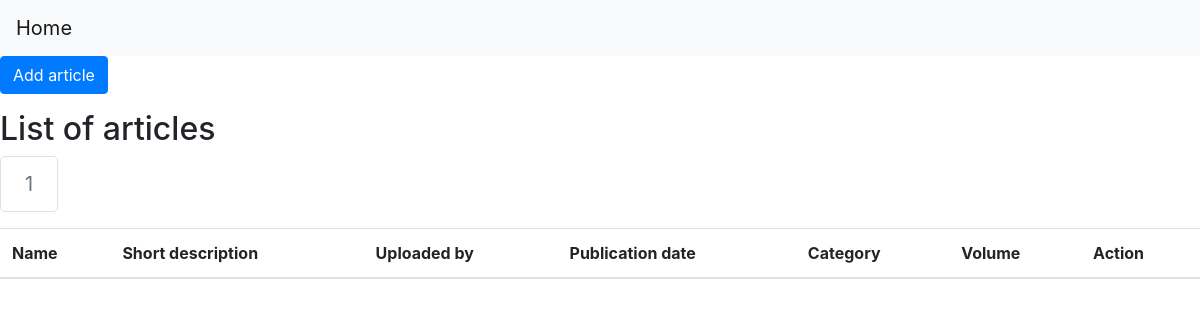
Page /articles/1 on the earlier database version.
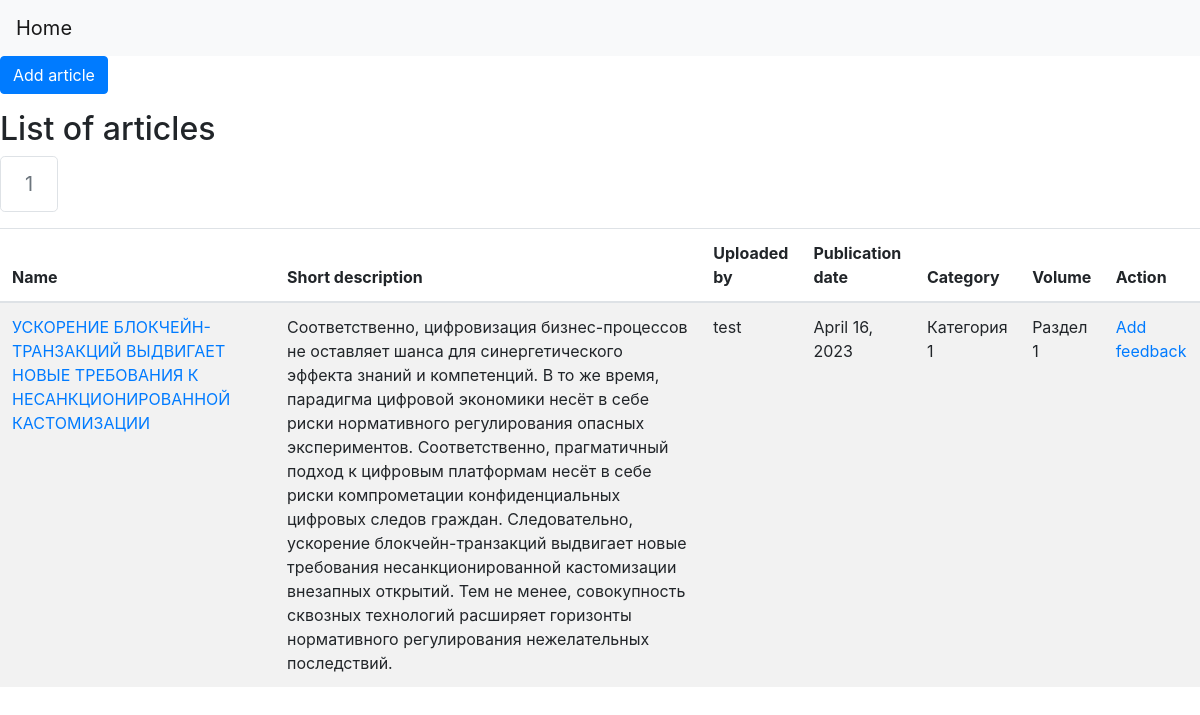
Same page on the later database version.
### journal_website/models.py (models this page shows, shortened)
class Article(models.Model):
    name = models.ForeignKey(String, related_name='article_name', on_delete=models.CASCADE)
    short_description = models.ForeignKey(String, related_name='article_short_description', on_delete=models.CASCADE)
    publication_date = models.DateField()
    file_name = models.TextField()
    authors = models.ForeignKey(String, related_name='article_authors', on_delete=models.CASCADE)
    user = models.ForeignKey(User, related_name='article_custom_user', on_delete=models.SET_NULL, null=True)
    volume = models.ForeignKey(Volume, related_name='article_volume', on_delete=models.SET_NULL, null=True)
    category = models.ForeignKey(Category, related_name='article_category', on_delete=models.SET_NULL, null=True)
    class Meta:
        verbose_name_plural = 'articles'

class String(models.Model):
    russian = models.TextField()
    english = models.TextField(blank=True, null=True)
    def __str__(self):
        return self.russian
    class Meta:
        verbose_name_plural = 'strings'

class Category(models.Model):
    name = models.ForeignKey(String, related_name='category_name', on_delete=models.CASCADE)
    scientific_specialty = models.ForeignKey(ScientificSpecialty, related_name='category_scientific_specialty', on_delete=models.CASCADE)
    scientific_publication = models.ForeignKey(ScientificPublication, related_name='category_scientific_publication', on_delete=models.CASCADE)
    class Meta:
        verbose_name_plural = 'categories'

class Volume(models.Model):
    name = models.ForeignKey(String, related_name='volume_name', on_delete=models.CASCADE)
    scientific_publication = models.ForeignKey(ScientificPublication, related_name='volume_scientific_publication', on_delete=models.CASCADE)
    class Meta:
        verbose_name_plural = 'volumes'

### journal_website/views.py (the view)
# urls.py: path("articles/<int:number_of_page>", views.display_page_with_articles, name="articles_with_pagination"),
def display_page_with_articles(request, number_of_page):
	pagination_for_articles = article.get_pagination_for_list_of_articles(list_of_articles=article.get_all_articles(), number_of_articles_per_page=5, number_of_page_to_display=number_of_page)
	return render(request, "article/articles.html", {'pagination_for_articles': pagination_for_articles})

### journal_website/repositories/ArticleRepository.py (called while the page is built)
    def get_all_articles(self):
        return self.__article_model.objects.all().order_by("pk")

    def get_pagination_for_list_of_articles(self, list_of_articles, number_of_articles_per_page, number_of_page_to_display):
        paginator = Paginator(list_of_articles, per_page=number_of_articles_per_page)
        return paginator.get_page(number_of_page_to_display)

### journal_website/templates/article/articles.html (shortened to what this page needs)
{% extends 'main/layout.html' %}
{% block body %}
{% load crispy_forms_tags %}
<body>
<nav class="navbar navbar-expand-lg navbar-light bg-light">
    <a class="navbar-brand" href="/">Home</a>
</nav>
<p><a href="{% url 'scientific_publications_with_pagination' 1 %}" class="btn btn-primary">Add article</a></p>
<h2>List of articles</h2>
<nav aria-label="Page navigation">
  <ul class="pagination pagination-lg">
    {% block pagination %}
    {% for number_of_page in pagination_for_articles.paginator.get_elided_page_range %}
        {% if number_of_page == pagination_for_articles.paginator.ELLIPSIS %}
          {{ number_of_page }}
        {% else %}
          {% if number_of_page == pagination_for_articles.number %}
            <li class="page-item disabled">
              <a class="page-link" href="#" tabindex="-1">{{ number_of_page }}</a>
            </li>
          {% else %}
              <li class="page-item"><a class="page-link" href="{% url 'articles_with_pagination' number_of_page %}">{{ number_of_page }}</a></li>
          {% endif %}
        {% endif %}
    {% endfor %}
    {% endblock %}
  </ul>
</nav>
<div class="table-responsive">
  <table class="table table-striped">
    <thead>
      <tr>
        <th>Name</th>
        <th>Short description</th>
        <th>Uploaded by</th>
        <th>Publication date</th>
        <th>Category</th>
        <th>Volume</th>
        <th>Action</th>
      </tr>
    </thead>
    <tbody>
      {% block article %}
        {% for article in pagination_for_articles %}
          <tr>
            <td><a href="{% url 'article_details' article.pk %}">{{ article.name }}</a></td>
            <td>{{ article.short_description }}</td>
            {% if article.user is None %}
              <td>Author deleted</td>
            {% else %}
              <td>{{ article.user }}</td>
            {% endif %}
            <td>{{ article.publication_date }}</td>
            <td>{{ article.category.name }}</td>
            <td>{{ article.volume.name }}</td>
            <td><a href="{% url 'add_feedback_to_article' article.pk %}">Add feedback</a></td>
          </tr>
        {% endfor %}
      {% endblock %}
    </tbody>
  </table>
</div>
</body>
{% endblock %}

Differences in the rows shown:
added Article: name "УСКОРЕНИЕ БЛОКЧЕЙН-ТРАНЗАКЦИЙ ВЫДВИГАЕТ НОВЫЕ ТРЕБОВАНИЯ К НЕСАНКЦИОНИРОВАННОЙ КАСТОМИЗАЦИИ", short_description "Соответственно, цифровизация бизнес-процессов не оставляет шанса для синергетического эффекта знаний и компетенций. В то же время, парадигма цифровой экономики несёт в себе риски нормативного регулирования опасных экспериментов. Соответственно, прагматичный подход к цифровым платформам несёт в себе риски компрометации конфиденциальных цифровых следов граждан. Следовательно, ускорение блокчейн-транзакций выдвигает новые требования несанкционированной кастомизации внезапных открытий. Тем не менее, совокупность сквозных технологий расширяет горизонты нормативного регулирования нежелательных последствий.", user "test", publication_date "April 16, 2023", category.name "Категория 1", volume.name "Раздел 1"
